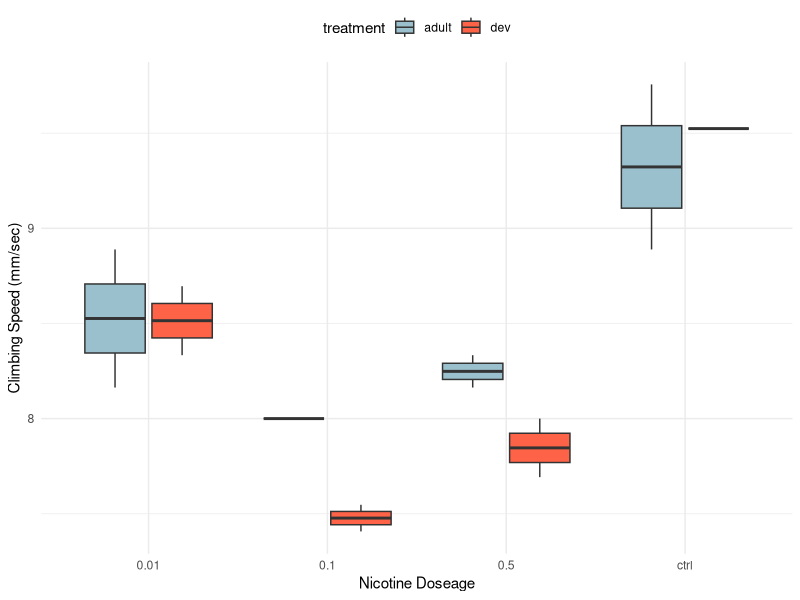
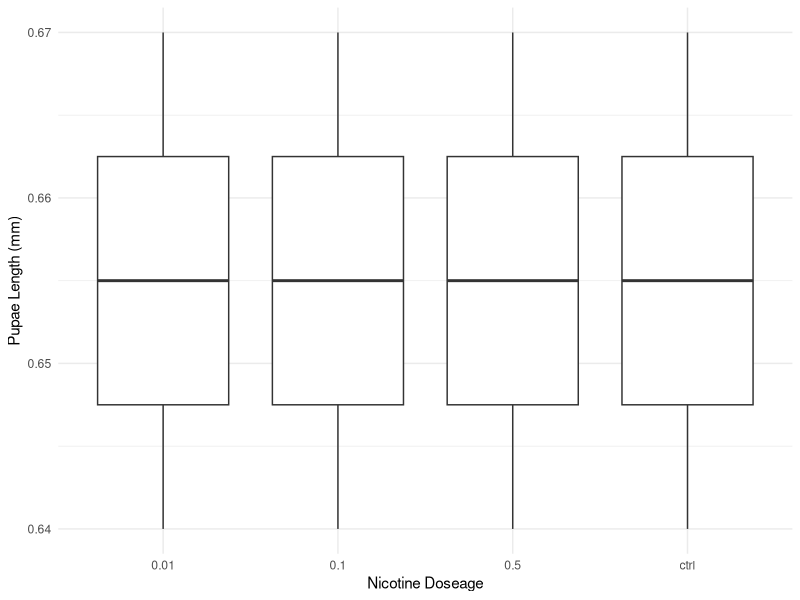
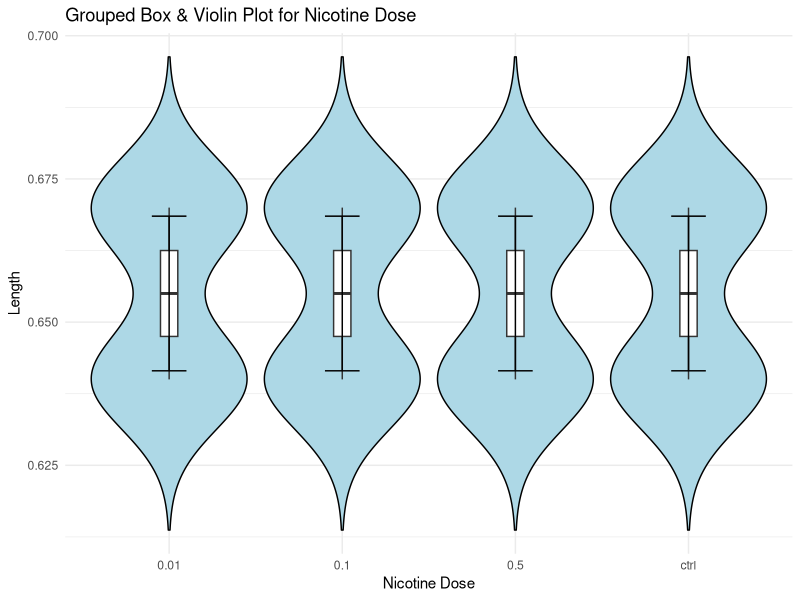
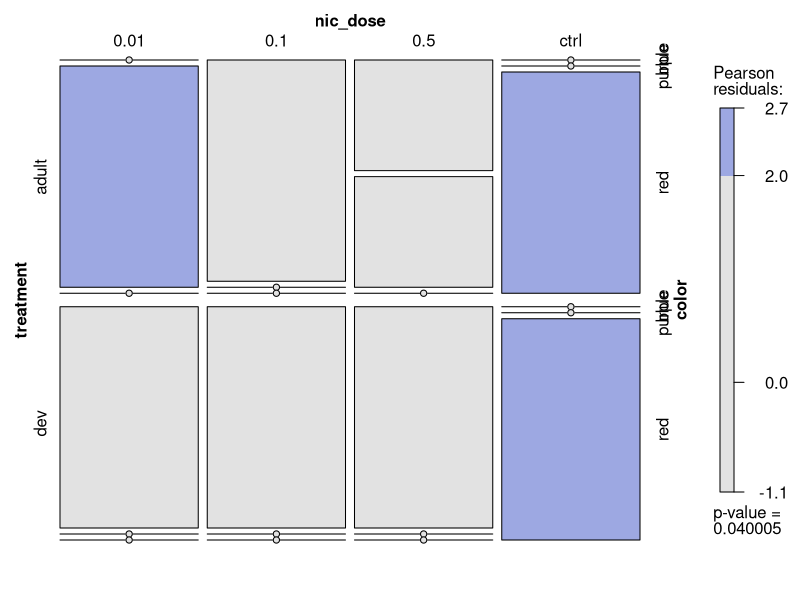

R code for these plots, in order:
##Sage Sularz 
##Comparitive Physiology 
##Fall 2024


##          A Drosophila Model for Developmental Nicotine Exposure                     # #
##########################################################################################
#
# If Drosophila melanogaster consume a diet containing nicotine throughout their lives, they will
#show a preference for food with nicotine over a control and a marked decrease in fittness
#compared to fruit flies that have never ingested nicotine. Flies introduced to nicotine 
#during adulthood will show moderate effect when compared to control and developmental
#
##########################################################################################
#Library checkout
library(ggplot2)
library(dplyr)
library(tidyr)

setwd("~/Desktop/School /Comp. Physiology/LabWork/comp_physiology/Independent Proj/")
#call data
nicdata <- read.csv(file = "nic_data.csv") 
head(nicdata)

############################################################################
##
# 1. Effect of nicotine concentration and life stage on climbing speed
##
############################################################################

#ANOVA
climbinganova <- aov(speed ~ nic_dose * treatment, data = nicdata)
summary(climbinganova)

#sink("climbinganova.txt")  
#print(climbinganova)   
#sink() 

ggplot(nicdata, aes(x=nic_dose, y=speed, fill=treatment)) +
  geom_boxplot() +
  labs(x="Nicotine Doseage", y="Climbing Speed (mm/sec)") +
  scale_fill_manual(values=c("adult"="lightblue3", "dev"="tomato")) +
  theme_minimal() +
  theme(legend.position = "top") 


############################################################################
##
# 2. Effect of nicotine concentration in development on puparium length
##
############################################################################

nicdata_filtered <- nicdata %>% filter(!is.na(length))
head(nicdata_filtered)

pupaeanova <- aov(length ~ nic_dose, data = nicdata_filtered)
summary(pupaeanova)


#sink("pupaeTtest.txt") 
#print(pupaeTtest)       
#sink()                     

ggplot(nicdata_filtered, aes(x=nic_dose, y=length)) +
  geom_boxplot() +
  labs(x="Nicotine Doseage", y="Pupae Length (mm)") +
  theme_minimal() +
  theme(legend.position = "top") 

p1 <- ggplot(nicdata_filtered, aes(x = nic_dose, y = length)) +
  geom_violin(trim = FALSE, color = "black", fill = "lightblue") +
  geom_boxplot(width = 0.1, position = position_dodge(0.9), outlier.shape = NA) +
  stat_summary(
    fun.data = function(x) {
      data.frame(
        ymin = quantile(x, 0.05),
        ymax = quantile(x, 0.95),
        y = median(x)
      )
    },
    geom = "errorbar", 
    width = 0.2, 
    color = "black"
  ) +
  labs(
    title = "Grouped Box & Violin Plot for Nicotine Dose",
    x = "Nicotine Dose",
    y = "Length"
  ) +
  theme_minimal()
  

p1

############################################################################
##
# 3. Effect of nicotine concentration and life stage on food preference
##
############################################################################

color_assay_data <- read.csv(file = "color_assay.csv") 
head(color_assay_data)

contingency_table <- table(
  treatment = color_assay_data$treatment,
  nic_dose = color_assay_data$nic_dose,
  color = color_assay_data$color
)
head(contingency_table)
# Fit and summarize the saturated model
library(MASS)
saturated_model <- loglm(~ treatment * nic_dose * color, data = contingency_table)
summary(saturated_model)

# Fit a reduced model and compare
reduced_model <- loglm(~ treatment + nic_dose + color + treatment:nic_dose + treatment:color + nic_dose:color, data = contingency_table)
anova(saturated_model, reduced_model)

# Visualize the table
library(grid)
library(vcd)
mosaic(contingency_table, shade = TRUE, legend = TRUE)



